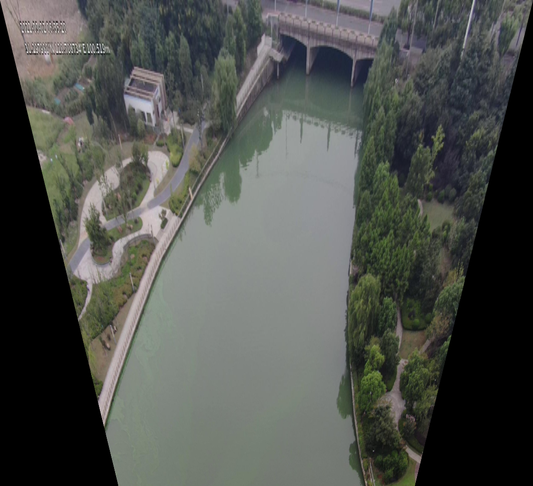
#> input picture Transformedpic/1.png, 533 x 486 px, shrunk from 1024 x 934 before the run, found by its file name
$ python mathlab.py
#> lines starting #> are read from the running program, lines starting #| are printed output that depends on the picture
import math

from PIL import Image


# [19 lines left out: function rotate_point, not called in this run]


def make_black_pixels_transparent(png_path, output_path):
    # 打开 PNG 图像
#> called with png_path = './transformedPic/1.png', output_path = './bmp/1.png'
    png_image = Image.open(png_path).convert("RGBA")

    # 创建一个与 PNG 图像尺寸相同的透明图像
    transparent_image = Image.new("RGBA", png_image.size, (0, 0, 0, 0))
#> transparent_image: PIL image 533x486 RGBA; every value is 0

    # 遍历 PNG 图像的每个像素
    for y in range(png_image.size[1]):
        for x in range(png_image.size[0]):
            # 获取当前像素的 RGBA 值
            pixel = png_image.getpixel((x, y))

            # 如果像素是纯黑色，设置其透明度为 0（完全透明）
            if pixel == (0, 0, 0, 255):
                transparent_image.putpixel((x, y), (0, 0, 0, 0))
            else:
                transparent_image.putpixel((x, y), pixel)
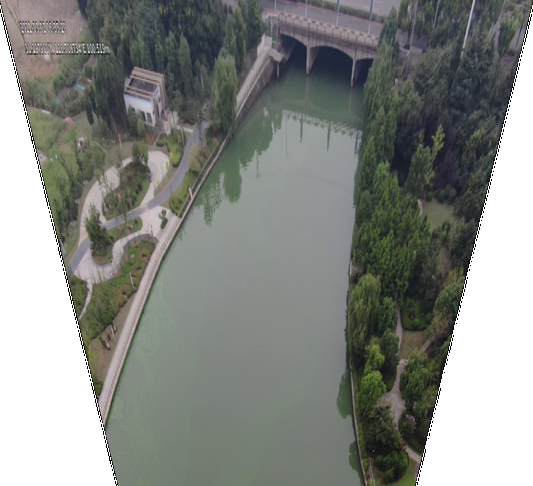
#> transparent_image: PIL image 533x486 RGBA; mean R, G, B, A 78.4, 81.2, 76.9, 199.7; transparent parts drawn white

    # 保存结果图像
    transparent_image.save(output_path)


# [33 lines left out: function find_trapezoid_vertices, not called in this run]


if __name__ == '__main__':
    # [4 lines of commented-out code are left out]
    make_black_pixels_transparent("./transformedPic/1.png", './bmp/1.png')
    make_black_pixels_transparent("./transformedPic/2.png", './bmp/2.png')
#> call 2 of make_black_pixels_transparent, with png_path = './transformedPic/2.png', output_path = './bmp/2.png'
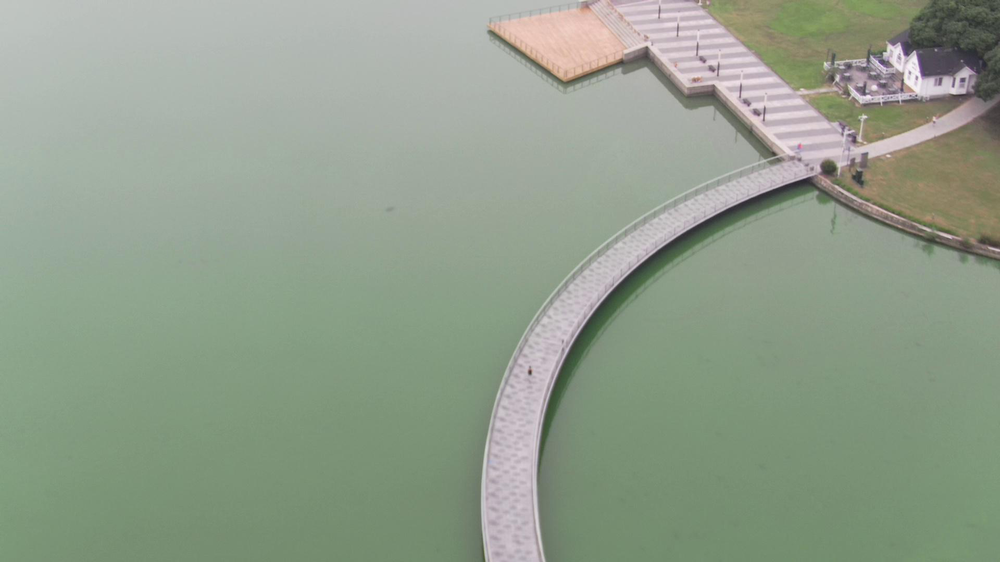
#> input picture SpaceLab/2.png, 1000 x 562 px, shrunk from 1920 x 1080 before the run, found by its file name
#> in make_black_pixels_transparent (call 2), `transparent_image = Image.new("RGBA", png_image.size, (0, 0, 0, 0))`: transparent_image: PIL image 1000x562 RGBA; every value is 0
    make_black_pixels_transparent("./transformedPic/3.png", './bmp/3.png')
#> call 3 of make_black_pixels_transparent, with png_path = './transformedPic/3.png', output_path = './bmp/3.png'
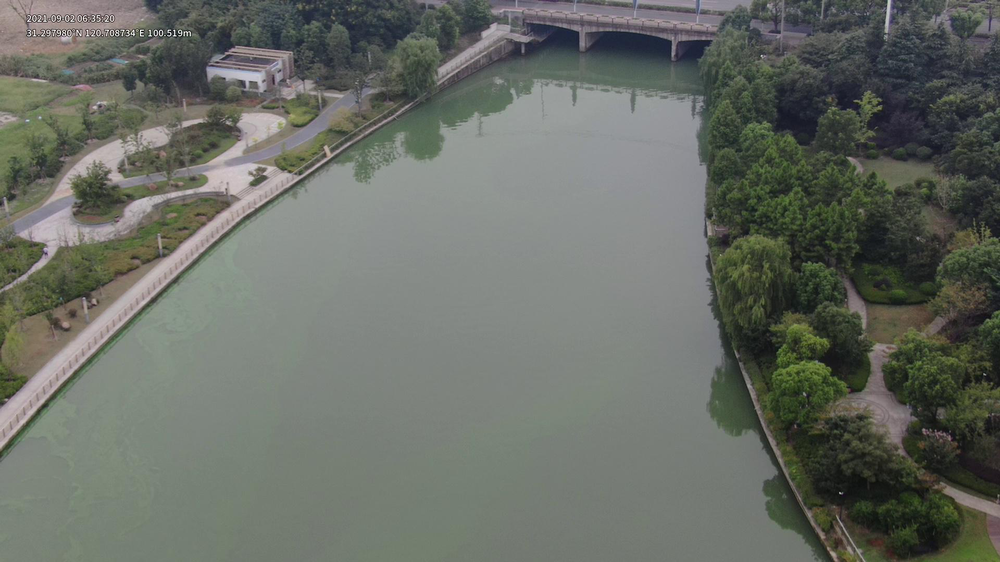
#> input picture SpaceLab/3.png, 1000 x 562 px, shrunk from 1920 x 1080 before the run, found by its file name
    make_black_pixels_transparent("./transformedPic/4.png", './bmp/4.png')
#> call 4 of make_black_pixels_transparent, with png_path = './transformedPic/4.png', output_path = './bmp/4.png'
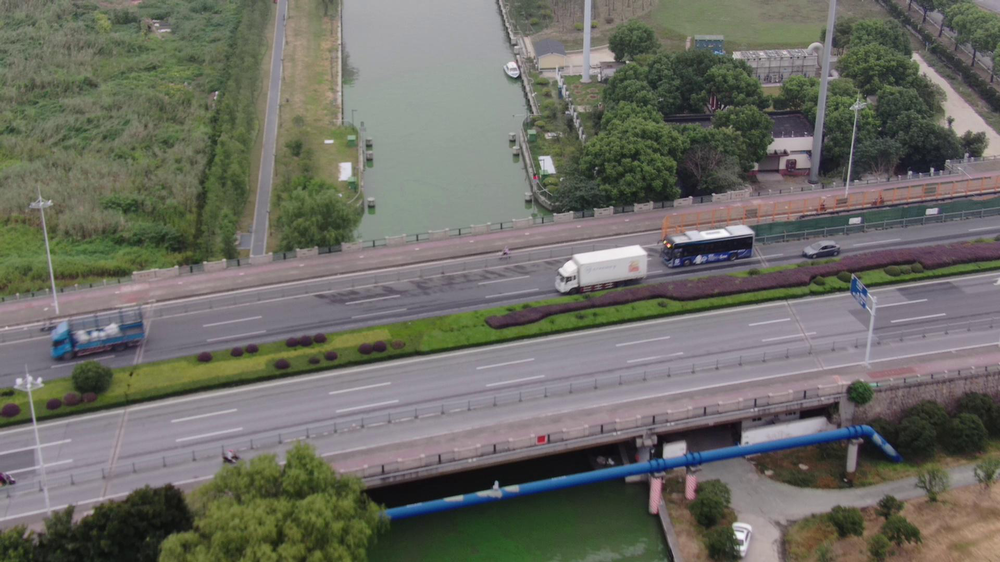
#> input picture Testimage/4.png, 1000 x 562 px, shrunk from 1920 x 1080 before the run, found by its file name
